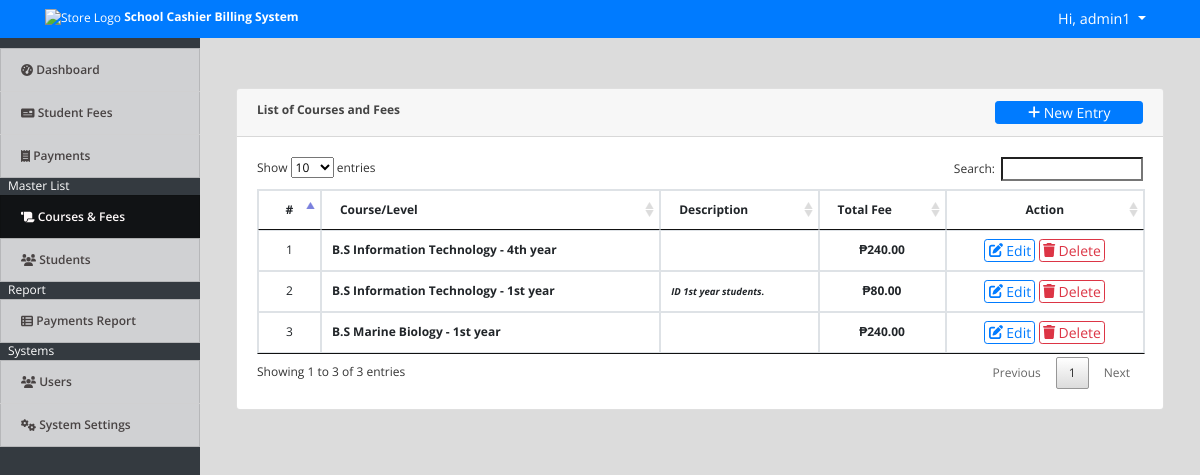
Screenshot of /index.php?page=courses (signed in) with the database file from the repository.
### tables this page shows
CREATE TABLE `courses` (
  `id` int(30) NOT NULL,
  `course` varchar(100) NOT NULL,
  `description` text NOT NULL,
  `level` varchar(150) NOT NULL,
  `total_amount` float NOT NULL,
  `date_created` datetime NOT NULL DEFAULT CURRENT_TIMESTAMP
);

### courses.php (the view, shortened to what this page needs)
<?php include('db_connect.php');?>
<div class="container-fluid">
	<div class="col-lg-12">
		<div class="row">
			<div class="col-md-12">
				<div class="card">
					<div class="card-header">
						<b>List of Courses and Fees</b>
						<span class="float:right"><a class="btn btn-primary btn-block btn-sm col-sm-2 float-right" href="javascript:void(0)" id="new_course">
					<i class="fa fa-plus"></i> New Entry
				</a></span>
					</div>
					<div class="card-body">
						<table class="table table-condensed table-bordered table-hover">
							<thead>
								<tr>
									<th class="text-center">#</th>
									<th class="">Course/Level</th>
									<th class="">Description</th>
									<th class="">Total Fee</th>
									<th class="text-center">Action</th>
								</tr>
							</thead>
							<tbody>
								<?php
								$i = 1;
								$course = $conn->query("SELECT * FROM courses  order by course asc ");
								while($row=$course->fetch_assoc()):
								?>
								<tr>
									<td class="text-center"><?php echo $i++ ?></td>
									<td>
										<p> <b><?php echo $row['course'] . " - " . $row['level'] ?></b></p>
									</td>
									<td class="">
										 <p><small><i><b><?php echo $row['description'] ?></i></small></p>
									</td>
									<td class="text-center">
										<p> <b>&#8369;<?php echo number_format($row['total_amount'],2) ?></b></p>
									</td>
									<td class="text-center">
										<button class="btn btn-sm btn-outline-primary edit_course" type="button" data-id="<?php echo $row['id'] ?>"><i class="fa fa-edit"></i> Edit</button>
										<button class="btn btn-sm btn-outline-danger delete_course" type="button" data-id="<?php echo $row['id'] ?>"><i class="fa fa-trash"></i> Delete</button>
									</td>
								</tr>
								<?php endwhile; ?>
							</tbody>
						</table>
					</div>
				</div>
			</div>
		</div>
	</div>
</div>

### index.php (shortened to what this page needs)
<!DOCTYPE html>
<html lang="en">
<head>
<?php
 include('./header.php');
 ?>
</head>
<body>
	<?php include 'topbar.php' ?>
	<?php include 'navbar.php' ?>
  <main id="view-panel" >
      <?php $page = isset($_GET['page']) ? $_GET['page'] :'home'; ?>
  	<?php include $page.'.php' ?>
  </main>
</body>
</html>

### header.php (shortened to what this page needs)
  <link rel="stylesheet" href="assets/font-awesome/css/all.min.css">
<link href="assets/vendor/bootstrap/css/bootstrap.min.css" rel="stylesheet">
<link href="assets/vendor/icofont/icofont.min.css" rel="stylesheet">
<link href="assets/vendor/boxicons/css/boxicons.min.css" rel="stylesheet">
<link href="assets/vendor/venobox/venobox.css" rel="stylesheet">
<link href="assets/vendor/animate.css/animate.min.css" rel="stylesheet">
<link href="assets/vendor/remixicon/remixicon.css" rel="stylesheet">
<link href="assets/vendor/owl.carousel/assets/owl.carousel.min.css" rel="stylesheet">
<link href="assets/vendor/bootstrap-datepicker/css/bootstrap-datepicker.min.css" rel="stylesheet">
<link href="assets/DataTables/datatables.min.css" rel="stylesheet">
<link href="assets/css/jquery.datetimepicker.min.css" rel="stylesheet">
<link href="assets/css/select2.min.css" rel="stylesheet">
<link href="assets/css/style.css" rel="stylesheet">
<link type="text/css" rel="stylesheet" href="assets/css/jquery-te-1.4.0.css">

### topbar.php (shortened to what this page needs)
<nav class="navbar navbar-light fixed-top bg-primary" style="padding:0">
  <div class="container-fluid mt-2 mb-2">
  	<div class="col-lg-12">
      <div class="col-md-4 float-left text-white">
        <a class="text-white" href="./index.php?page=home"><img src="assets/uploads/<?php echo $_SESSION['system']['logo'] ?>" alt="Store Logo" class="brand-image img-circle elevation-3" style="width: 1.8rem;height: 1.8rem;max-height: unset"></a>
        <a class="text-white" href="./index.php?page=home"><large><b><?php echo isset($_SESSION['system']['name']) ? $_SESSION['system']['name'] : '' ?></b></large></a>
      </div>
	  	<div class="float-right">
        <div class=" dropdown mr-4">
            <a href="#" class="text-white dropdown-toggle"  id="account_settings" data-toggle="dropdown" aria-haspopup="true" aria-expanded="false" style="font-size:0.9rem;">Hi, <?php echo $_SESSION['login_name'] ?> </a>
        </div>
      </div>
  </div>
</nav>

### navbar.php (shortened to what this page needs)
<nav id="sidebar" class='mx-lt-5 bg-dark' >
		<div class="sidebar-list">
				<br>
				<a href="index.php?page=home" class="nav-item nav-home"><span class='icon-field'><i class="fa fa-tachometer-alt "></i></span> Dashboard</a>
				<a href="index.php?page=fees" class="nav-item nav-fees"><span class='icon-field'><i class="fa fa-money-check "></i></span> Student Fees</a>
				<a href="index.php?page=payments" class="nav-item nav-payments"><span class='icon-field'><i class="fa fa-receipt "></i></span> Payments</a>
				<div class="mx-2 text-white">Master List</div>
				<a href="index.php?page=courses" class="nav-item nav-courses"><span class='icon-field'><i class="fa fa-scroll "></i></span> Courses & Fees</a>
				<a href="index.php?page=students" class="nav-item nav-students"><span class='icon-field'><i class="fa fa-users "></i></span> Students</a>
				<div class="mx-2 text-white">Report</div>
				<a href="index.php?page=payments_report" class="nav-item nav-payments_report"><span class='icon-field'><i class="fa fa-th-list"></i></span> Payments Report</a>
				<?php if($_SESSION['login_type'] == 1): ?>
				<div class="mx-2 text-white">Systems</div>
				<a href="index.php?page=users" class="nav-item nav-users"><span class='icon-field'><i class="fa fa-users "></i></span> Users</a>
				<a href="index.php?page=site_settings" class="nav-item nav-site_settings"><span class='icon-field'><i class="fa fa-cogs"></i></span> System Settings</a>
			<?php endif; ?>
		</div>
</nav>

### assets/css/style.css (style rules this page uses)
body { font-family: "Open Sans", sans-serif; color: #444444; width: 100%; height: calc(100%); font-size: 12px; }
a { color: #1977cc; }
nav#sidebar { height: calc(100%); position: fixed; z-index: 99; left: 0; width: 200px; font-size: 12px; top: 2.5em; }
a.nav-item { position: relative; display: block; padding: .75rem 1.25rem; margin-bottom: -1px; border: 1px solid rgba(0,0,0,.125); background-color: #ffffffc4; color: #484343; font-weight: 600; }
a.nav-item:hover, .nav-item.active { background-color: #000000ad; color: #fffafa; }
main#view-panel { margin-left: 200px; width:calc(100% - 200px); margin-top: 2.8em; padding: .5em }
.btn-sm { padding: .0001rem .2rem; }

### index.php (style rules this page uses)
body { background: #80808045; }

### courses.php (style rules this page uses)
td { vertical-align: middle !important; }
td p { margin: unset }
img { max-width:100px; max-height: :150px; }

### rows the page displays
courses: course "B.S Information Technology", level "4th year", total_amount "240.00"
courses: course "B.S Information Technology", level "1st year", description "ID 1st year students.", total_amount "80.00"
courses: course "B.S Marine Biology", level "1st year", total_amount "240.00"

### other values shown
$_SESSION['system']['name'] "School Cashier Billing System"
$_SESSION['login_name'] "admin1"
